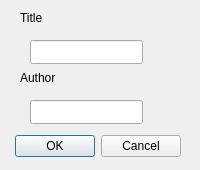
<?xml version="1.0" encoding="UTF-8"?>
<ui version="4.0">
 <class>AddBookDialog</class>
 <widget class="QDialog" name="AddBookDialog">
  <property name="geometry">
   <rect>
    <x>0</x>
    <y>0</y>
    <width>200</width>
    <height>170</height>
   </rect>
  </property>
  <property name="windowTitle">
   <string>Dialog</string>
  </property>
  <widget class="QDialogButtonBox" name="buttonBox">
   <property name="geometry">
    <rect>
     <x>0</x>
     <y>130</y>
     <width>181</width>
     <height>32</height>
    </rect>
   </property>
   <property name="orientation">
    <enum>Qt::Orientation::Horizontal</enum>
   </property>
   <property name="standardButtons">
    <set>QDialogButtonBox::StandardButton::Cancel|QDialogButtonBox::StandardButton::Ok</set>
   </property>
  </widget>
  <widget class="QLineEdit" name="lineEdit_author">
   <property name="geometry">
    <rect>
     <x>30</x>
     <y>100</y>
     <width>113</width>
     <height>24</height>
    </rect>
   </property>
  </widget>
  <widget class="QLineEdit" name="lineEdit_title">
   <property name="geometry">
    <rect>
     <x>30</x>
     <y>40</y>
     <width>113</width>
     <height>24</height>
    </rect>
   </property>
  </widget>
  <widget class="QLabel" name="label_title">
   <property name="geometry">
    <rect>
     <x>20</x>
     <y>10</y>
     <width>49</width>
     <height>16</height>
    </rect>
   </property>
   <property name="text">
    <string>Title</string>
   </property>
  </widget>
  <widget class="QLabel" name="label_author">
   <property name="geometry">
    <rect>
     <x>20</x>
     <y>70</y>
     <width>49</width>
     <height>16</height>
    </rect>
   </property>
   <property name="text">
    <string>Author</string>
   </property>
  </widget>
 </widget>
 <resources/>
 <connections>
  <connection>
   <sender>buttonBox</sender>
   <signal>accepted()</signal>
   <receiver>AddBookDialog</receiver>
   <slot>accept()</slot>
   <hints>
    <hint type="sourcelabel">
     <x>248</x>
     <y>254</y>
    </hint>
    <hint type="destinationlabel">
     <x>157</x>
     <y>274</y>
    </hint>
   </hints>
  </connection>
  <connection>
   <sender>buttonBox</sender>
   <signal>rejected()</signal>
   <receiver>AddBookDialog</receiver>
   <slot>reject()</slot>
   <hints>
    <hint type="sourcelabel">
     <x>316</x>
     <y>260</y>
    </hint>
    <hint type="destinationlabel">
     <x>286</x>
     <y>274</y>
    </hint>
   </hints>
  </connection>
 </connections>
</ui>
